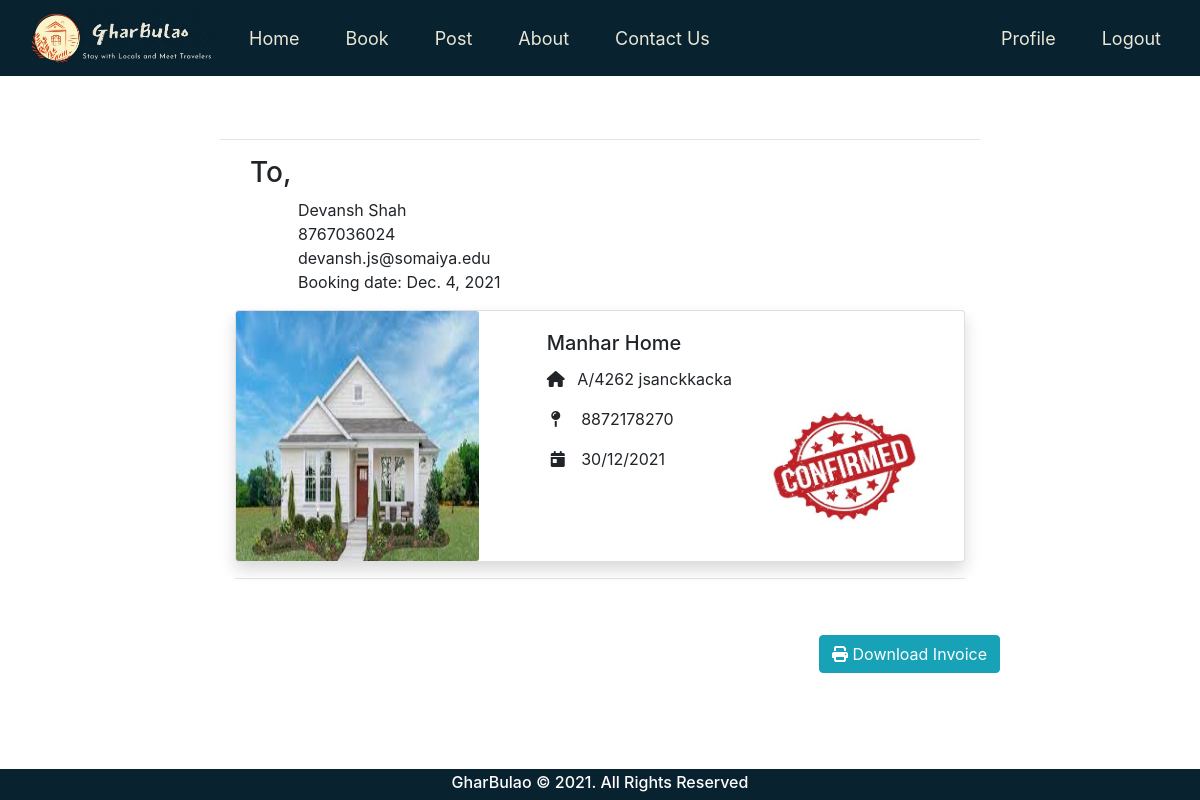
Page /receipt/16 (signed in) on the earlier database version.
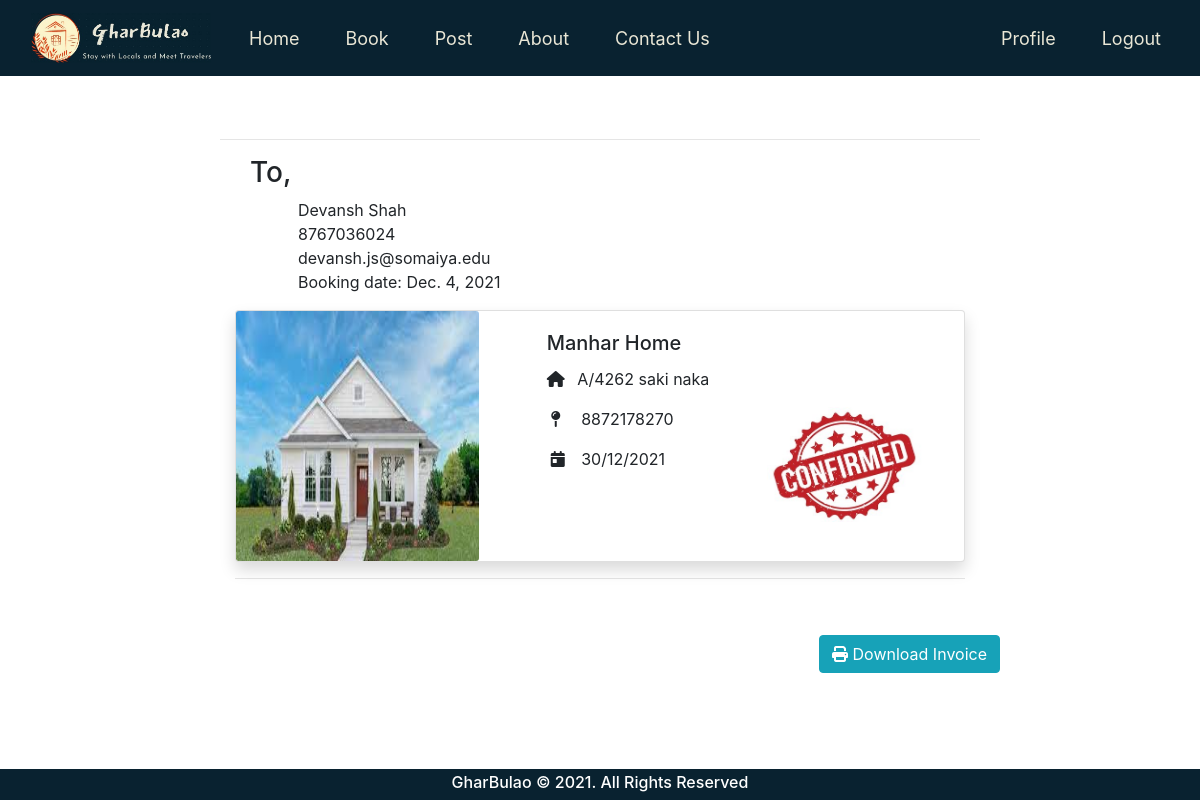
Same page on the later database version.
### users/models.py (models this page shows, shortened)
class Profile(models.Model):
    user = models.OneToOneField(User,on_delete=models.CASCADE)
    profile_picture = models.ImageField(default='default.png',upload_to='profile_pics')
    gender = models.CharField(max_length=10)
    mobile_no = models.CharField(max_length=10)
    bio = models.CharField(max_length=1000)
    city = models.CharField(max_length=50, choices=cities, default='Mumbai')
    birth_date = models.DateField(null=True)
    REQUIRED_FIELDS = ['profile_picture','gender','mobile_no','city','birth_date']

class Post(models.Model):
    user = models.OneToOneField(User,on_delete=models.CASCADE)
    address = models.TextField()
    pincode = models.IntegerField(null=True)
    city = models.CharField(max_length=50, choices=cities, default='Mumbai')
    state =  models.CharField(max_length=50, choices=states, default='Maharashtra')
    Area = models.DecimalField(max_digits=6,default=0.0,decimal_places=2)
    amenities = models.CharField(max_length=500,default='[]')
    timestamp = models.DateTimeField(auto_now=True)
    desc = models.TextField(max_length=500,default='')
    name = models.CharField(max_length=100, default='')

### users/views.py (the view)
# urls.py: path('receipt/<int:pk>',views.receipt, name="receipt")
@login_required
def receipt(request, pk):
   post = Post.objects.get(id=pk)
   img = Img.objects.filter(post=post)
   post.date = date.today()
   post.img = img[0].image
   return render(request,'users/receipt.html',context={'post':post})

### users/templates/users/receipt.html (shortened to what this page needs)
{% extends "users/base.html" %} {% load static %} {% block style %}
<link
  rel="stylesheet"
  type="text/css"
  href="{% static 'users/Receipt.css' %}"
/>
{% endblock style %} {% block body %}
<br />
<br />
<div class="print">
  <hr />
  <div class="mb-3" style="padding-left: 30px">
  <h3 >To,</h3>
  <div class="pl-5">{{user.first_name}} {{user.last_name}}</div>
  <div class="pl-5">{{user.profile.mobile_no}}</div>
  <div class="pl-5">{{user.email}}</div>
  <div class="pl-5">Booking date: {{post.date}}</div>
  </div>
  <div class="container">
    <div class="shadow card mb-3 mx-auto">
      <div class="row no-gutters">
        <div class="col-md-4">
          <img
            src={{post.img.url}}
            class="card-img"
            alt="..."
            height= 250
            width= 100
          />
        </div>
        <div class="col-md-8">
          <div class="card-body ml-5">
          <h5 class="card-title">{{post.name}}</h5>
        <p class="card-text"><i class="fas fa-home mr-2"></i> {{post.address}}</p>
          <div class="row">
          <div class="col">
            <p class="card-text"><i class="fas fa-map-pin mr-3 pl-1"></i></i> {{post.pincode}}</p>
            <p class="card-text"><i class="fas fa-calendar-day mr-2 pl-1 pr-1"></i></i> 30/12/2021</p>
            </div>
            <div class="col">
            <img src="/media/confirmed.jpg" height=115 width=200 alt="Confirmed" style="margin-left: 20px">
            </div>
          </div>
          </div>
        </div>
      </div>
    </div>
    <hr />
  </div>
</div>
<div style="margin-right: 200px; padding-left: 200px; padding-top: 20px; margin-bottom: 50px">
  <div class="text-right">
    <a>
      <button id="printInvoice" class="btn btn-info">
        <i class="fa fa-print"></i> Download Invoice
      </button>
    </a>
  </div>
</div>
{% endblock body %}

### users/templates/users/base.html (shortened to what this page needs)
{% load static %}
<!doctype html>
<html lang="en">
  <head>
    <link rel="stylesheet" href="https://cdn.jsdelivr.net/npm/bootstrap@4.6.1/dist/css/bootstrap.min.css">
    <link rel="stylesheet" href="https://unpkg.com/flickity@2.0/dist/flickity.min.css">
    <link rel="stylesheet" type="text/css" href="{% static 'users/Navbar.css' %}">
    {% block style %}{% endblock style %}
  </head>
  <body>
  <header style="margin-bottom:35px">
        <nav class="navbar navbar-expand-lg navbar-fixed-top custom-navbar">
            <a class="navbar-brand" href="#">
    <img class="img" src="/media/logo.jpeg" width=180 height=50 alt="">
  </a>
            <div class="collapse navbar-collapse" id="navbarSupportedContent">
              <ul class="navbar-nav mr-auto">
                <li class="nav-item active">
                  <a class="nav-link" href="{% url 'home' %}">Home <span class="sr-only">(current)</span></a>
                </li>
                <li class="nav-item">
                  <a class="nav-link" href="{% url 'postList' %}">Book</a>
                </li>
                <li class="nav-item">
                  <a class="nav-link" href="{% url 'post' %}">Post</a>
                </li>
                <li class="nav-item">
                  <a class="nav-link" href="{% url 'about' %}">About</a>
                </li>
                <li class="nav-item">
                  <a class="nav-link" href="{% url 'contact' %}">Contact Us</a>
                </li>
              </ul>
              <div class="navbar-nav">
                {% if user.is_authenticated%}
                  <a class="nav-item nav-link" href="{% url 'profile' %}">Profile</a>
                  <a class="nav-item nav-link" href="{% url 'logout' %}">Logout</a>
                {% else %}
                  <a class="nav-item nav-link" href="{% url 'login' %}">Login</a>
                  <a class="nav-item nav-link" href="{% url 'register' %}">Register</a>
                {% endif %}
              </div>
            </div>
          </nav>
      </header>
       <div class="col-md-12" style="padding-top: 20px">
	    </div>
    {% block body %}
    {% endblock body %}
    <div class="footer pt-1 fixed-bottom" style="background-color: #092230">
      <h6 class="text-center" style="color: white;">GharBulao © 2021. All Rights Reserved</h6>
    </div>
  </body>
</html>

### users/static/users/Navbar.css (style rules this page uses)
:root { --blue: #092230; --off_white: #eae7d6; }
.custom-navbar { background-color: var(--blue); position: fixed; top: 0; width: 100%; z-index: 100; }
.navbar a { color: var(--off_white); margin-left:15px; margin-right:15px; font-size: 18px; }
.img { opacity: 1; }

### users/static/users/Receipt.css (style rules this page uses)
.print { margin-right: 200px; margin-left: 200px; padding: 20px; background-color: white; }

Differences in the rows shown:
changed Post "Manhar Home": address "A/4262 jsanckkacka" → "A/4262 saki naka"
